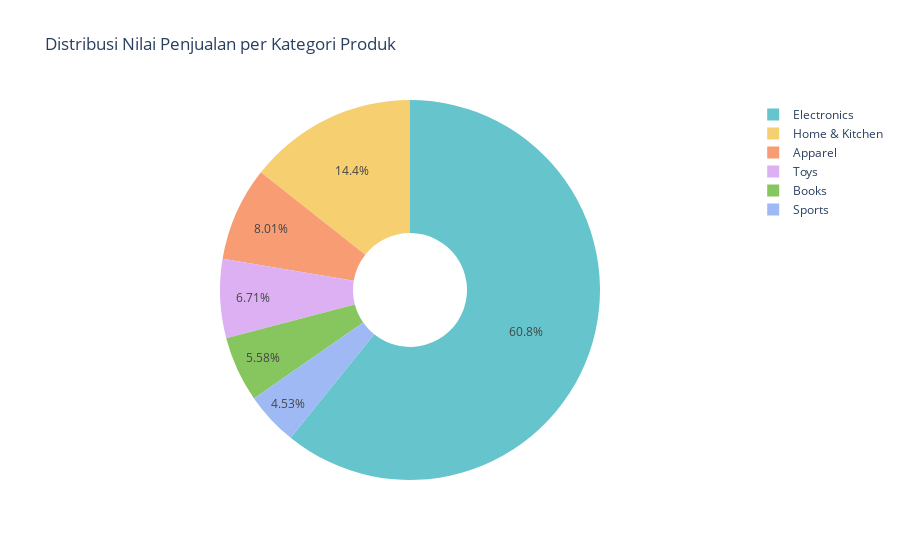

Notebook code for this chart:
### Code cell
## Penjualan per Kategori Produk
sales_by_category = df.groupby('category')['total_sales'].sum().reset_index().sort_values(by='total_sales', ascending=False)

fig_category = px.pie(
    sales_by_category, 
    values='total_sales', 
    names='category', 
    title='Distribusi Nilai Penjualan per Kategori Produk',
    hole=.3, # Membuat Donut Chart
    color_discrete_sequence=px.colors.qualitative.Pastel
)
fig_category.show()

### Figure 1 — Plotly figure (JSON) as saved in the notebook; plotly's stock layout.template omitted (floating-point values rounded to 4 significant figures)
{"data": [{"domain": {"x": [0, 1], "y": [0, 1]}, "hole": 0.3, "hovertemplate": "category=%{label}<br>total_sales=%{value}<extra></extra>", "labels": ["Electronics", "Home & Kitchen", "Apparel", "Toys", "Books", "Sports"], "legendgroup": "", "name": "", "showlegend": true, "type": "pie", "values": [4528804, 1069650, 596916, 499496, 415539, 337106]}], "layout": {"legend": {"tracegroupgap": 0}, "piecolorway": ["rgb(102, 197, 204)", "rgb(246, 207, 113)", "rgb(248, 156, 116)", "rgb(220, 176, 242)", "rgb(135, 197, 95)", "rgb(158, 185, 243)", "rgb(254, 136, 177)", "rgb(201, 219, 116)", "rgb(139, 224, 164)", "rgb(180, 151, 231)", "rgb(179, 179, 179)"], "title": {"text": "Distribusi Nilai Penjualan per Kategori Produk"}}}
